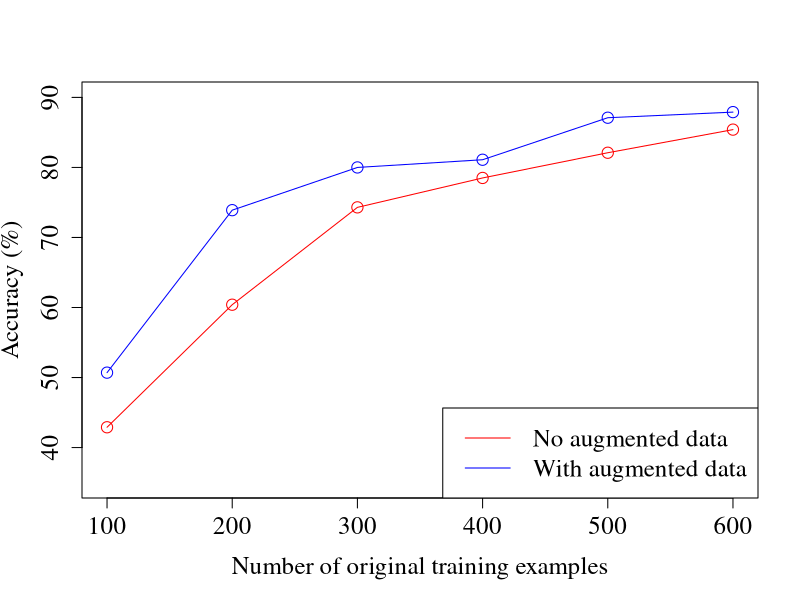

R code for this plot:
# Make plot showing effect of data augmentation on geoquery
pdf('fig-geo-augment.pdf')
op = par(family='serif')
x = c(100, 200, 300, 400, 500, 600)
y_orig = c(42.9, 60.4, 74.3, 78.5, 82.1, 85.4)
y_aug = c(50.7, 73.9, 80.0, 81.1, 87.1, 87.9)
plot(x, y_orig, ylim=c(35, 90), col='red', 
     xlab='Number of original training examples', ylab='Accuracy (%)',
     cex=1.5, cex.axis=1.5, cex.lab=1.5)
lines(x, y_orig, col='red')
points(x, y_aug, col='blue', cex=1.5)
lines(x, y_aug, col='blue')

legend('bottomright', c('No augmented data', 'With augmented data'),
       col= c('red', 'blue'), lty=1, cex=1.5)
dev.off()
par(op)
